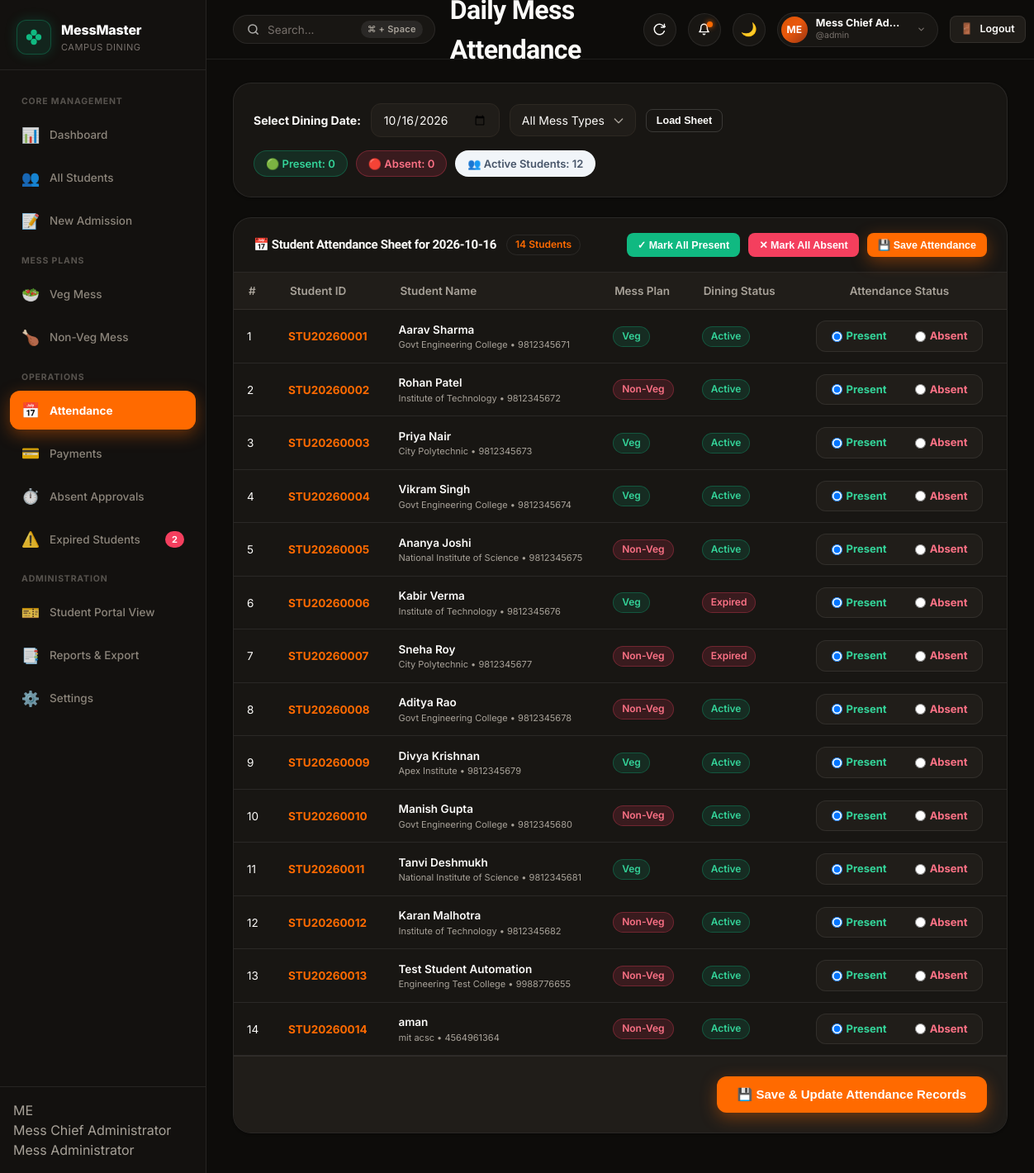
/attendance (signed in), run on an earlier commit of the app's database.
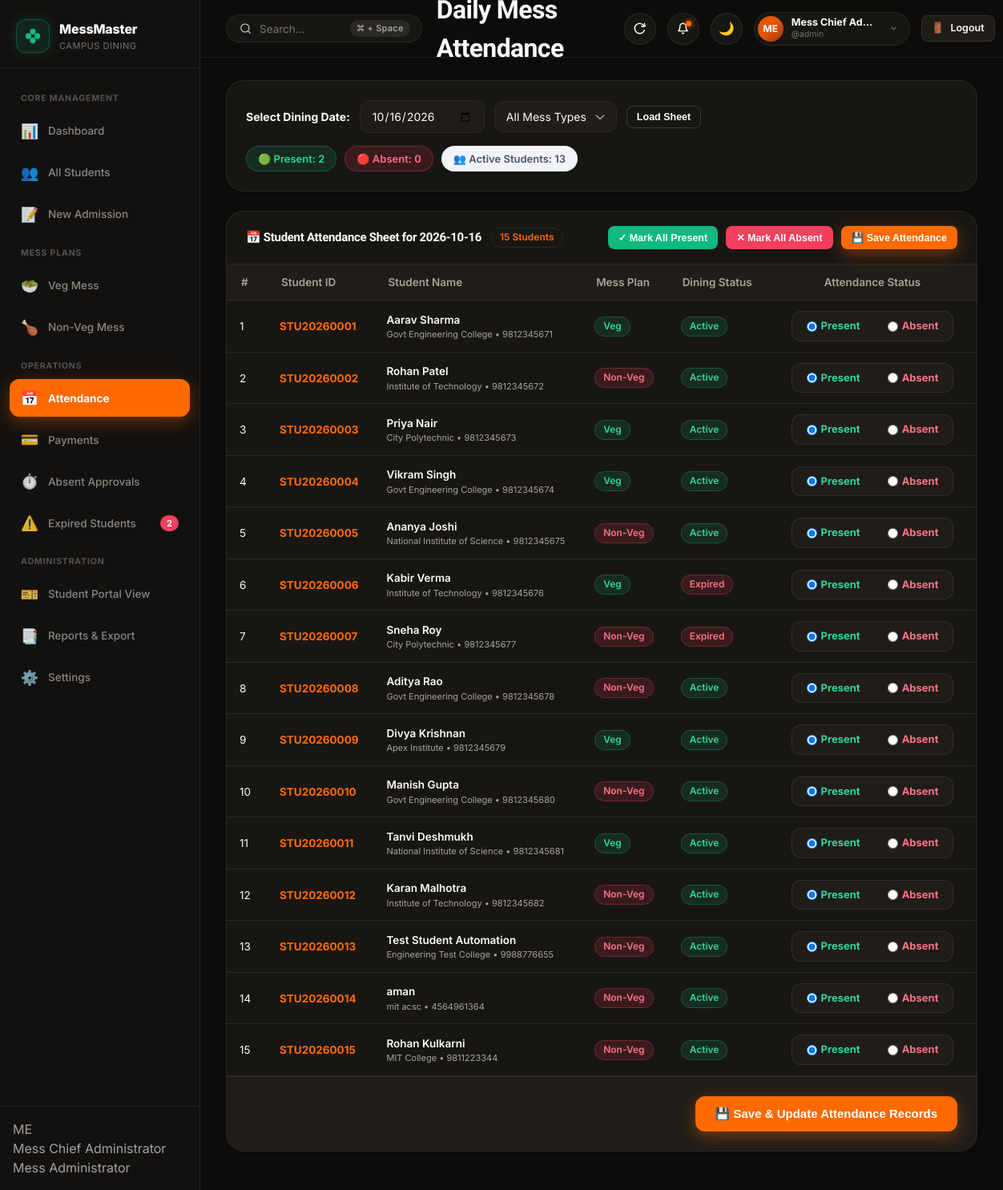
And on a later commit of the database.
### tables this page shows
CREATE TABLE students (
            id INTEGER PRIMARY KEY AUTOINCREMENT,
            student_id TEXT UNIQUE NOT NULL,
            full_name TEXT NOT NULL,
            mobile TEXT UNIQUE NOT NULL,
            college_name TEXT NOT NULL,
            mess_type TEXT NOT NULL CHECK(mess_type IN ('Veg', 'Non-Veg')),
            status TEXT NOT NULL DEFAULT 'Active' CHECK(status IN ('Active', 'Expired', 'Deactivated')),
            admission_date DATE NOT NULL,
            created_at DATETIME DEFAULT CURRENT_TIMESTAMP,
            updated_at DATETIME DEFAULT CURRENT_TIMESTAMP
        , meal_preference TEXT DEFAULT 'Both');

### app.py (the view, shortened to what this page needs)
@app.route('/attendance', methods=['GET', 'POST'])
@login_required
def attendance():
    database.update_all_mess_expiries()
    conn = database.get_db_connection()
    selected_date = request.args.get('date', date.today().isoformat())
    mess_filter = request.args.get('mess_type', 'all')
    search = request.args.get('search', '').strip()
    query = """
        SELECT s.student_id, s.full_name, s.mobile, s.college_name, s.mess_type, s.status as student_status,
               COALESCE(a.status, 'Unmarked') as attendance_status
        FROM students s
        LEFT JOIN attendance a ON s.student_id = a.student_id AND a.date = ?
        WHERE s.status IN ('Active', 'Expired')
    """
    params = [selected_date]
    if mess_filter in ('Veg', 'Non-Veg'):
        query += " AND s.mess_type = ?"
        params.append(mess_filter)
    if search:
        query += " AND (s.student_id LIKE ? OR s.full_name LIKE ?)"
        like_term = f"%{search}%"
        params.extend([like_term, like_term])
    query += " ORDER BY s.student_id ASC"
    students_attendance = conn.execute(query, params).fetchall()
    summary_row = conn.execute("""
        SELECT
            COUNT(*) as total_records,
            SUM(CASE WHEN a.status = 'Present' THEN 1 ELSE 0 END) as present_count,
            SUM(CASE WHEN a.status = 'Absent' THEN 1 ELSE 0 END) as absent_count
        FROM students s
        JOIN attendance a ON s.student_id = a.student_id AND a.date = ?
        WHERE s.status = 'Active'
    """, (selected_date,)).fetchone()
    total_active = conn.execute("SELECT COUNT(*) as c FROM students WHERE status = 'Active'").fetchone()['c']
    conn.close()
    return render_template('attendance.html',
        selected_date=selected_date,
        mess_filter=mess_filter,
        search=search,
        students=students_attendance,
        total_active=total_active,
        summary=summary_row
    )

### app.py (called while the page is built)
def login_required(f):
    @wraps(f)
    def decorated_function(*args, **kwargs):
        if 'user_id' not in session:
            flash("Please sign in to access the Mess Management System.", "warning")
            return redirect(url_for('login', next=request.url))
        return f(*args, **kwargs)
    return decorated_function

### database.py (called while the page is built, shortened)
def get_db_path():
    return DEFAULT_DB_PATH

def get_db_connection():
    db_file = get_db_path()
    try:
        os.makedirs(os.path.dirname(db_file), exist_ok=True)
    except OSError:
        pass
    conn = sqlite3.connect(db_file)
    conn.row_factory = sqlite3.Row
    conn.execute("PRAGMA foreign_keys = ON;")
    return conn

def get_setting(key, default_value=''):
    conn = get_db_connection()
    row = conn.execute("SELECT value FROM settings WHERE key = ?", (key,)).fetchone()
    conn.close()
    return row['value'] if row else default_value

### templates/attendance.html (shortened to what the changed rows need)
{% extends "base.html" %}
{% block content %}
<div class="panel" style="margin-bottom: 24px;">
  <div class="panel-body">
    <div style="display: flex; justify-content: space-between; align-items: center; flex-wrap: wrap; gap: 16px;">
      <div style="display: flex; gap: 10px; align-items: center; flex-wrap: wrap;">
        <span class="badge badge-active" style="padding: 6px 14px; font-size: 13px;">
          🟢 Present: {{ summary.present_count or 0 }}
        </span>
        <span class="badge badge-expired" style="padding: 6px 14px; font-size: 13px;">
          🔴 Absent: {{ summary.absent_count or 0 }}
        </span>
        <span class="badge" style="background:#f1f5f9; color:#475569; padding: 6px 14px; font-size: 13px;">
          👥 Active Students: {{ total_active }}
        </span>
      </div>
    </div>
  </div>
</div>
<form action="{{ url_for('attendance') }}" method="POST">
  <div class="panel">
    <div class="panel-header">
      <div style="display: flex; align-items: center; gap: 12px;">
        <h3 class="panel-title">📅 Student Attendance Sheet for {{ selected_date }}</h3>
        <span class="badge" style="background: var(--primary-light); color: var(--primary);">{{ students|length }} Students</span>
      </div>
    </div>
    <div class="panel-body" style="padding: 0;">
      <div class="table-responsive">
        <table class="data-table">
          <thead>
            <tr>
              <th style="width: 50px;">#</th>
              <th>Student ID</th>
              <th>Student Name</th>
              <th>Mess Plan</th>
              <th>Dining Status</th>
              <th style="text-align: center; width: 260px;">Attendance Status</th>
            </tr>
          </thead>
          <tbody>
            {% if students %}
              {% for s in students %}
                <tr>
                  <td>{{ loop.index }}</td>
                  <td>
                    <strong><a href="{{ url_for('student_profile', student_id=s.student_id) }}" style="color: var(--primary);">{{ s.student_id }}</a></strong>
                  </td>
                  <td>
                    <div style="font-weight: 600;">{{ s.full_name }}</div>
                    <div style="font-size: 11px; color: var(--text-muted);">{{ s.college_name }} &bull; {{ s.mobile }}</div>
                  </td>
                  <td>
                    <span class="badge {% if s.mess_type == 'Veg' %}badge-veg{% else %}badge-nonveg{% endif %}">
                      {{ s.mess_type }}
                    </span>
                  </td>
                  <td>
                    {% if s.student_status == 'Active' %}
                      <span class="badge badge-active">Active</span>
                    {% else %}
                      <span class="badge badge-expired">Expired</span>
                    {% endif %}
                  </td>
                  <td style="text-align: center;">
                    <div style="display: inline-flex; background: var(--bg-card-elevated); border: 1px solid var(--border-subtle); border-radius: var(--radius-md); padding: 4px; gap: 6px;">
                      <label style="cursor: pointer; display: flex; align-items: center; gap: 5px; padding: 4px 14px; border-radius: var(--radius-sm); font-size: 13px; font-weight: 600; transition: var(--transition);">
                        <input type="radio" name="att_status_{{ s.student_id }}" value="Present"
                          {% if s.attendance_status == 'Present' or s.attendance_status == 'Unmarked' %}checked{% endif %}>
                        <span style="color: var(--accent-green-text); font-weight: 700;">Present</span>
                      </label>
                      <label style="cursor: pointer; display: flex; align-items: center; gap: 5px; padding: 4px 14px; border-radius: var(--radius-sm); font-size: 13px; font-weight: 600; transition: var(--transition);">
                        <input type="radio" name="att_status_{{ s.student_id }}" value="Absent"
                          {% if s.attendance_status == 'Absent' %}checked{% endif %}>
                        <span style="color: var(--accent-red-text); font-weight: 700;">Absent</span>
                      </label>
                    </div>
                  </td>
                </tr>
              {% endfor %}
            {% else %}
              <tr>
                <td colspan="6" style="text-align: center; padding: 36px; color: var(--text-secondary);">
                  No active students found for attendance.
                </td>
              </tr>
            {% endif %}
          </tbody>
        </table>
      </div>
    </div>
  </div>
</form>
{% endblock %}

What changed in the data, as far as the page shows it:
added students: student_id "STU20260015", full_name "Rohan Kulkarni", college_name "MIT College", mobile "9811223344", mess_type "Non-Veg", status "Active", student_id "☑ Present", student_id "☐ Absent"
Also different on the page:
{{ summary.present_count or 0 }}: "0" → "2"
{{ total_active }}: "12" → "13"
{{ students|length }}: "14" → "15"
